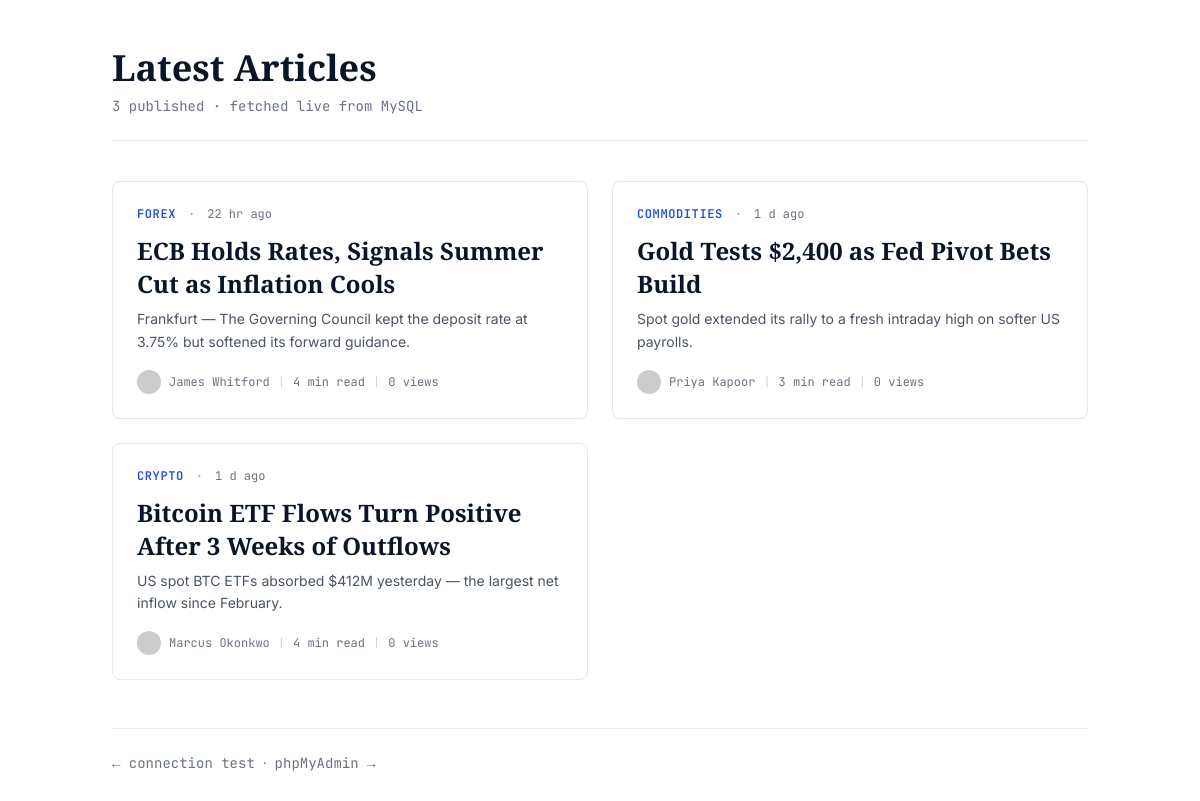
The app's page /articles.php with its own data.
### tables this page shows
CREATE TABLE articles (
  id              INT UNSIGNED AUTO_INCREMENT PRIMARY KEY,
  slug            VARCHAR(180) NOT NULL UNIQUE,
  title           VARCHAR(255) NOT NULL,
  excerpt         TEXT NULL,
  body            LONGTEXT NOT NULL,
  featured_image  VARCHAR(255) NULL,
  author_id       INT UNSIGNED NOT NULL,
  category_id     INT UNSIGNED NOT NULL,
  status          ENUM('draft','published','archived') NOT NULL DEFAULT 'draft',
  is_featured     TINYINT(1) NOT NULL DEFAULT 0,
  is_sponsored    TINYINT(1) NOT NULL DEFAULT 0,
  views_count     INT UNSIGNED NOT NULL DEFAULT 0,
  reading_minutes TINYINT UNSIGNED NOT NULL DEFAULT 3,
  meta_title      VARCHAR(255) NULL,
  meta_description VARCHAR(255) NULL,
  published_at    TIMESTAMP NULL,
  created_at      TIMESTAMP NOT NULL DEFAULT CURRENT_TIMESTAMP,
  updated_at      TIMESTAMP NOT NULL DEFAULT CURRENT_TIMESTAMP ON UPDATE CURRENT_TIMESTAMP,
  INDEX idx_status_published (status, published_at DESC),
  INDEX idx_category         (category_id, published_at DESC),
  INDEX idx_author           (author_id),
  CONSTRAINT fk_articles_author   FOREIGN KEY (author_id)   REFERENCES authors(id)   ON DELETE RESTRICT,
  CONSTRAINT fk_articles_category FOREIGN KEY (category_id) REFERENCES categories(id) ON DELETE RESTRICT
);

CREATE TABLE categories (
  id            INT UNSIGNED AUTO_INCREMENT PRIMARY KEY,
  slug          VARCHAR(80) NOT NULL UNIQUE,
  name          VARCHAR(120) NOT NULL,
  description   VARCHAR(255) NULL,
  sort_order    INT NOT NULL DEFAULT 0
);

CREATE TABLE authors (
  id            INT UNSIGNED AUTO_INCREMENT PRIMARY KEY,
  slug          VARCHAR(120) NOT NULL UNIQUE,
  name          VARCHAR(120) NOT NULL,
  bio           TEXT NULL,
  avatar_url    VARCHAR(255) NULL,
  twitter       VARCHAR(60)  NULL,
  created_at    TIMESTAMP NOT NULL DEFAULT CURRENT_TIMESTAMP
);

### articles.php (the view, shortened to what this page needs)
<?php
require_once __DIR__ . '/includes/db.php';
try {
    $sql = "
        SELECT a.id, a.slug, a.title, a.excerpt, a.featured_image,
               a.published_at, a.reading_minutes, a.views_count,
               au.name  AS author_name, au.avatar_url AS author_avatar,
               c.name   AS category_name, c.slug AS category_slug
        FROM articles a
        JOIN authors    au ON au.id = a.author_id
        JOIN categories c  ON c.id  = a.category_id
        WHERE a.status = 'published'
        ORDER BY a.published_at DESC
        LIMIT 20
    ";
    $articles = $pdo->query($sql)->fetchAll();
} catch (Throwable $e) {
    http_response_code(500);
    exit('Could not load articles: ' . htmlspecialchars($e->getMessage()));
}
function time_ago(?string $ts): string {
    $diff = time() - strtotime($ts);
    if ($diff < 86400)       return (int)($diff / 3600)        . ' hr ago';
    if ($diff < 86400 * 7)   return (int)($diff / 86400)       . ' d ago';
    return date('M j, Y', strtotime($ts));
}
?>
<!doctype html>
<html lang="en">
<head>
<script src="https://cdn.tailwindcss.com"></script>
</head>
<body class="max-w-5xl mx-auto px-6 py-12">
  <header class="mb-10 pb-6 border-b border-gray-200">
    <h1 class="display text-4xl font-bold">Latest Articles</h1>
    <p class="mono text-sm text-gray-500 mt-2">
      <?= count($articles) ?> published · fetched live from MySQL
    </p>
  </header>
  <div class="grid md:grid-cols-2 gap-6">
    <?php foreach ($articles as $a): ?>
      <article class="border border-gray-200 rounded-lg p-6 hover:shadow-md transition">
        <div class="flex items-center gap-3 mb-3">
          <span class="mono text-xs uppercase tracking-wider text-blue-700 font-semibold">
            <?= htmlspecialchars($a['category_name']) ?>
          </span>
          <span class="mono text-xs text-gray-400">·</span>
          <span class="mono text-xs text-gray-500">
            <?= time_ago($a['published_at']) ?>
          </span>
        </div>
        <h2 class="display text-2xl font-semibold leading-snug mb-2">
          <a href="article.html?slug=<?= urlencode($a['slug']) ?>"
             class="hover:text-blue-800">
            <?= htmlspecialchars($a['title']) ?>
          </a>
        </h2>
        <p class="text-gray-600 text-sm leading-relaxed mb-4">
          <?= htmlspecialchars($a['excerpt'] ?? '') ?>
        </p>
        <div class="flex items-center gap-2 text-xs text-gray-500 mono">
          <img src="<?= htmlspecialchars($a['author_avatar'] ?? 'https://i.pravatar.cc/40') ?>"
               alt="" class="w-6 h-6 rounded-full">
          <span><?= htmlspecialchars($a['author_name']) ?></span>
          <span class="text-gray-300">|</span>
          <span><?= (int)$a['reading_minutes'] ?> min read</span>
          <span class="text-gray-300">|</span>
          <span><?= number_format((int)$a['views_count']) ?> views</span>
        </div>
      </article>
    <?php endforeach; ?>
  </div>
  <footer class="mt-12 pt-6 border-t border-gray-200 text-sm text-gray-500">
    <a href="db-test.php" class="mono">← connection test</a>
    &nbsp;·&nbsp;
    <a href="http://localhost/phpmyadmin/" class="mono" target="_blank">phpMyAdmin →</a>
  </footer>
</body>
</html>

### articles.php (style rules this page uses)
body { font-family: 'Inter', system-ui, sans-serif; background:#fff; color:#0A1628; }
.display { font-family: 'Spectral', Georgia, serif; }
.mono { font-family: 'JetBrains Mono', monospace; }

### records on screen
articles: category.name "FOREX", published_at "22 hr ago", title "ECB Holds Rates, Signals Summer Cut as Inflation Cools", excerpt "Frankfurt — The Governing Council kept the deposit rate at 3.75% but softened its forward guidance.", author.name "James Whitford", reading_minutes "4", views_count "0"
articles: category.name "COMMODITIES", published_at "1 d ago", title "Gold Tests $2,400 as Fed Pivot Bets Build", excerpt "Spot gold extended its rally to a fresh intraday high on softer US payrolls.", author.name "Priya Kapoor", reading_minutes "3", views_count "0"
articles: category.name "CRYPTO", published_at "1 d ago", title "Bitcoin ETF Flows Turn Positive After 3 Weeks of Outflows", excerpt "US spot BTC ETFs absorbed $412M yesterday — the largest net inflow since February.", author.name "Marcus Okonkwo", reading_minutes "4", views_count "0"

### other values on screen
count($articles) "3"
